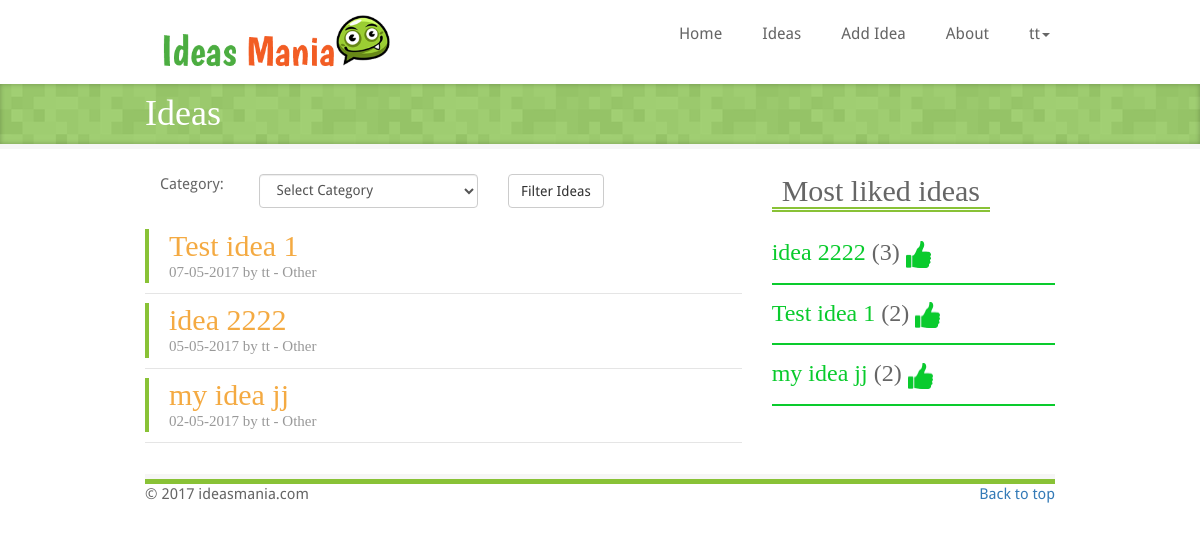
The app's page /ideas.php (signed in) with its own data.
### tables this page shows
CREATE TABLE IF NOT EXISTS `ideas` (
  `Idea_Id` int(11) NOT NULL AUTO_INCREMENT,
  `Title` varchar(200) DEFAULT NULL,
  `Description` text,
  `Content` text,
  `Category_Id` int(11) NOT NULL,
  `User_Id` int(11) NOT NULL,
  `Date` date DEFAULT NULL,
  PRIMARY KEY (`Idea_Id`)
);

CREATE TABLE IF NOT EXISTS `users` (
  `User_Id` int(11) NOT NULL AUTO_INCREMENT,
  `FirstName` varchar(200) DEFAULT NULL,
  `LastName` varchar(200) DEFAULT NULL,
  `Username` varchar(200) DEFAULT NULL,
  `Password` varchar(200) DEFAULT NULL,
  `Email` varchar(200) DEFAULT NULL,
  `Gender` tinyint(1) DEFAULT NULL,
  `Country_Id` int(11) DEFAULT NULL,
  `PhotoPath` varchar(500) DEFAULT NULL,
  `JoinedDate` date DEFAULT NULL,
  PRIMARY KEY (`User_Id`)
);

CREATE TABLE IF NOT EXISTS `category` (
  `Category_Id` int(11) NOT NULL AUTO_INCREMENT,
  `Title` varchar(500) NOT NULL,
  PRIMARY KEY (`Category_Id`)
);

### shared/functions.php (called while the page is built, shortened)
<?php
include("database.php");
function GetIdeasByCategory($categoryId){
    $where = $categoryId == 0 ? '' : ' where i.Category_Id = '.$categoryId;
    $query = "select i.Idea_Id, i.Title, i.Description, i.Date, u.Username, c.Title as categoryTitle from ideas as i
              inner join users as u
              on i.User_Id = u.User_Id
              inner join category c
              on i.Category_Id = c.Category_Id" . $where . " order by Date desc";
    $result = RunQuery($query);
    $ideasList = array();
    while ($row = mysqli_fetch_array($result))
    {
        $idea = (object)array();
        $idea->ideaId = $row["Idea_Id"];
        $idea->title = $row["Title"];
        $idea->description = $row["Description"];
        $idea->postDate = $row["Date"];
        $idea->username = $row["Username"];
        $idea->category = $row["categoryTitle"];
        array_push($ideasList, $idea);
    }
    return $ideasList;
}
function GetMostLikedIdeas(){
    $query = "select i.Idea_Id, i.Title, sum(r.RatingValue) as rating from ideas as i
              inner join rating as r
              on i.Idea_Id = r.Idea_Id
              group by i.Idea_Id
              order by rating desc, i.Date desc limit 4";
    $result = RunQuery($query);
    $ideasList = array();
    while ($row = mysqli_fetch_array($result))
    {
        $idea = (object)array();
        $idea->ideaId = $row["Idea_Id"];
        $idea->title = $row["Title"];
        $idea->rating = $row["rating"];
        array_push($ideasList, $idea);
    }
    return $ideasList;
}
?>

### shared/database.php (called while the page is built, shortened)
<?php
function RunQuery($query){
    $con = mysqli_connect("localhost","root","", "ideasmania") or die ("can not establish connection");
    $result = mysqli_query($con, $query);
    return $result;
}
?>

### ideas.php (the view, shortened to what this page needs)
<?php include("shared/header.php") ?>
<?php include("shared/functions.php") ?>
<?php
    $catId = 0;
    $ideasList = GetIdeasByCategory($catId);
?>
    <div class="page-title">
        <div class="page-title-inner">
            <div class="container">
                <h1 class="page-header-title">Ideas</h1>
            </div>
        </div>
    </div>
    <div class="container marketing">
        <div class="row">
            <div class="col-md-8">
                <div>
                    <form method="get" action="ideas.php">
                        <fieldset>
                            <div class="clearfix">
                                <div class=" form-group">
                                    <div class="col-lg-2">
                                        <span>Category:</span>
                                    </div>
                                    <div class="col-lg-5">
                                        <select id="category" name="catId" class="form-control">
                                            <option value="">Select Category</option>
                                        </select>
                                    </div>
                                    <div class="col-lg-2">
                                        <button tabindex="3" type="submit" class="btn btn-default">Filter Ideas</button>
                                    </div>
                                </div>
                            </div>
                        </fieldset>
                    </form>
                </div>
                <br />
                <?php
                    foreach($ideasList as $idea){
                ?>
                <div class="idea-post">
                    <h2 class="idea-title"><a href="singleIdea.php?id=<?php echo $idea->ideaId ?>"><?php echo $idea->title ?></a></h2>
                    <p class="idea-post-meta">
                        <?php echo date("d-m-Y", strtotime($idea->postDate)) . " by " . $idea->username . " - " . $idea->category; ?>
                    </p>
                </div>
                <div class="divider"></div>
                <?php
                    }
                ?>
            </div>
            <div class="col-md-4">
                <?php include("shared/side.php") ?>
            </div>
        </div>
        <br />
        <?php include("shared/footer.php") ?>
    </div>
</body>
</html>

### shared/side.php (shortened to what this page needs)
<?php
    $likedIdeas = GetMostLikedIdeas();
?>
                <div>
                    <div class="title">
                        <h2>Most liked ideas</h2>
                    </div>
                    <br />
                    <?php foreach($likedIdeas as $l){ ?>
                        <div class="likedIdeas">
                            <h3><a href="singleIdea.php?id=<?php echo $l->ideaId ?>" ><?php echo $l->title ?></a> (<?php echo $l->rating ?>) <img src="img/likeColored.png" width="25px" /></h3>
                        </div>
                        <div class="green-separator"></div>
                    <?php } ?>
                </div>

### css/style.css (style rules this page uses)
body { font-family: 'Droid Sans'; font-size: 15px; color: #666; }
h1, h2, h3, h4, h5, h6 { font-family: "Boogaloo" !important; font-weight: normal !important; color: #666; margin: 0; padding: 0; }
.title { margin-bottom: 10px; }
.title h1, .title h2, .title h3, .title h4, .title h5, .title h6 { border-bottom: 5px double #89c236 !important; margin-bottom: -4px !important; display: inline-block !important; padding: 0px 10px !important; margin-right: 15px !important; }
.idea-post { border-left: 4px solid #89c236; padding-left:20px; }
.idea-title a { color:#f4aa42; }
.idea-post-meta { color:#999; font-family:"Boogaloo" }
.divider { height: 1px; width:100%; display:block; margin: 9px 0; overflow: hidden; background-color: #e5e5e5; }
.page-title { background: url(../img/bg-grey2.png); display: block; margin-bottom: 25px; position: relative; z-index: 20; border-bottom: 5px solid #f6f6f6; }
.page-title-inner { background: rgba(153,204,102, 0.9); -webkit-box-shadow: inset 0px 0px 5px rgba(0,0,0,.25); -moz-box-shadow: inset 0px 0px 5px rgba(0,0,0,.25); box-shadow: inset 0px 0px 5px rgba(0,0,0,.25); padding: 10px; }
.container { margin-right: auto; margin-left: auto; }
.container, .navbar-static-top .container, .navbar-fixed-top .container, .navbar-fixed-bottom .container { width: 940px; }
.page-header-title { color:white; }
.green-separator { height: 2px; background-color: #0acb2d;; margin: 15px 0; }
.likedIdeas h3 a { color: #0acb2d; }

### records on screen
ideas: Title "Test idea 1", Date "07-05-2017", User_Id.Username "tt", Category_Id.Title "Other", rating "2"
ideas: Title "idea 2222", Date "05-05-2017", User_Id.Username "tt", Category_Id.Title "Other", rating "3"
ideas: Title "my idea jj", Date "02-05-2017", User_Id.Username "tt", Category_Id.Title "Other", rating "2"

### other values on screen
$_SESSION["username"] "tt"
